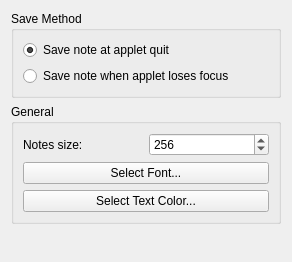
<ui version="4.0" >
 <class>config</class>
 <widget class="QWidget" name="config" >
  <property name="geometry" >
   <rect>
    <x>0</x>
    <y>0</y>
    <width>292</width>
    <height>262</height>
   </rect>
  </property>
  <layout class="QVBoxLayout" >
   <item>
    <widget class="QGroupBox" name="groupBox" >
     <property name="title" >
      <string>Save Method</string>
     </property>
     <layout class="QVBoxLayout" >
      <item>
       <widget class="QRadioButton" name="saveIfClosed" >
        <property name="text" >
         <string>Save note at applet quit</string>
        </property>
        <property name="checked" >
         <bool>true</bool>
        </property>
       </widget>
      </item>
      <item>
       <widget class="QRadioButton" name="saveIfFocusLeft" >
        <property name="text" >
         <string>Save note when applet loses focus</string>
        </property>
       </widget>
      </item>
     </layout>
    </widget>
   </item>
   <item>
    <widget class="QGroupBox" name="groupBox_2" >
     <property name="title" >
      <string>General</string>
     </property>
     <layout class="QGridLayout" >
      <item row="0" column="0" >
       <widget class="QLabel" name="label_2" >
        <property name="text" >
         <string>Notes size:</string>
        </property>
       </widget>
      </item>
      <item row="1" column="0" colspan="2" >
       <widget class="KPushButton" name="fontSelectButton" >
        <property name="text" >
         <string>Select Font...</string>
        </property>
       </widget>
      </item>
      <item row="2" column="0" colspan="2" >
       <widget class="KPushButton" name="colorSelectButton" >
        <property name="text" >
         <string>Select Text Color...</string>
        </property>
       </widget>
      </item>
      <item row="0" column="1" >
       <widget class="QSpinBox" name="sizeSpinBox" >
        <property name="minimum" >
         <number>50</number>
        </property>
        <property name="maximum" >
         <number>1024</number>
        </property>
        <property name="singleStep" >
         <number>5</number>
        </property>
        <property name="value" >
         <number>256</number>
        </property>
       </widget>
      </item>
     </layout>
    </widget>
   </item>
   <item>
    <spacer>
     <property name="orientation" >
      <enum>Qt::Vertical</enum>
     </property>
     <property name="sizeHint" >
      <size>
       <width>20</width>
       <height>40</height>
      </size>
     </property>
    </spacer>
   </item>
  </layout>
 </widget>
 <customwidgets>
  <customwidget>
   <class>KPushButton</class>
   <extends>QPushButton</extends>
   <header>kpushbutton.h</header>
  </customwidget>
 </customwidgets>
 <resources/>
 <connections/>
</ui>
